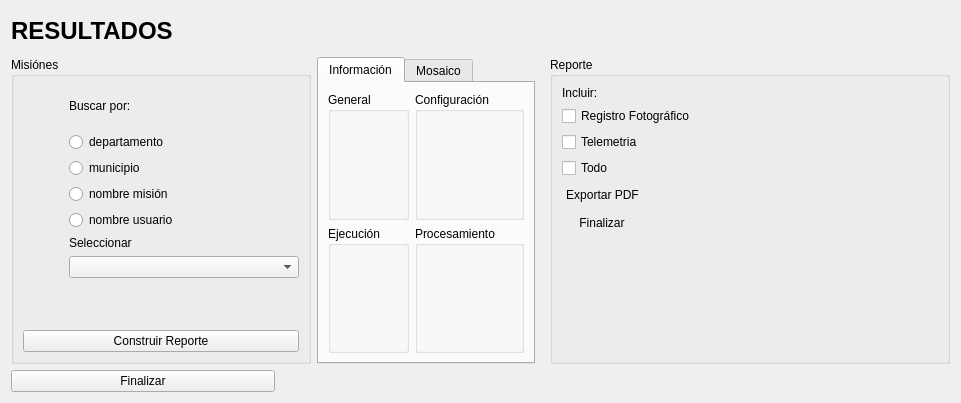
        <widget class="QWidget" name="page">
         <layout class="QGridLayout" name="gridLayout_80">
          <item row="2" column="1" colspan="2">
           <layout class="QHBoxLayout" name="horizontalLayout_5">
            <item>
             <widget class="QLabel" name="label_31">
              <property name="text">
               <string/>
              </property>
             </widget>
            </item>
            <item>
             <widget class="QLabel" name="label_35">
              <property name="maximumSize">
               <size>
                <width>40</width>
                <height>50</height>
               </size>
              </property>
              <property name="text">
               <string/>
              </property>
              <property name="pixmap">
               <pixmap resource="imagenes.qrc">:/uv/Imagenes/Univalle.svg</pixmap>
              </property>
              <property name="scaledContents">
               <bool>true</bool>
              </property>
             </widget>
            </item>
            <item>
             <widget class="QLabel" name="label_36">
              <property name="maximumSize">
               <size>
                <width>120</width>
                <height>50</height>
               </size>
              </property>
              <property name="text">
               <string/>
              </property>
              <property name="pixmap">
               <pixmap resource="imagenes.qrc">:/psi/Imagenes/PSI.svg</pixmap>
              </property>
              <property name="scaledContents">
               <bool>true</bool>
              </property>
             </widget>
            </item>
           </layout>
          </item>
          <item row="1" column="0" colspan="2">
           <widget class="QWidget" name="widget_2" native="true">
            <layout class="QGridLayout" name="gridLayout_81">
             <property name="leftMargin">
              <number>0</number>
             </property>
             <property name="topMargin">
              <number>0</number>
             </property>
             <property name="bottomMargin">
              <number>0</number>
             </property>
             <item row="1" column="0" rowspan="2">
              <widget class="QGroupBox" name="groupBox_63">
               <property name="minimumSize">
                <size>
                 <width>300</width>
                 <height>0</height>
                </size>
               </property>
               <property name="title">
                <string>Misiónes </string>
               </property>
               <layout class="QGridLayout" name="gridLayout_78">
                <item row="0" column="1" colspan="3">
                 <widget class="QLabel" name="label_136">
                  <property name="text">
                   <string>Buscar por:</string>
                  </property>
                 </widget>
                </item>
                <item row="3" column="1" colspan="3">
                 <widget class="QRadioButton" name="radioButton_32">
                  <property name="text">
                   <string>nombre misión</string>
                  </property>
                 </widget>
                </item>
                <item row="5" column="0">
                 <widget class="QLabel" name="label_137">
                  <property name="maximumSize">
                   <size>
                    <width>40</width>
                    <height>40</height>
                   </size>
                  </property>
                  <property name="text">
                   <string/>
                  </property>
                  <property name="pixmap">
                   <pixmap resource="imagenes.qrc">:/resultados/Imagenes/PackIconos/resultados/ic_cloud_download.png</pixmap>
                  </property>
                  <property name="scaledContents">
                   <bool>true</bool>
                  </property>
                 </widget>
                </item>
                <item row="9" column="2">
                 <spacer name="verticalSpacer_35">
                  <property name="orientation">
                   <enum>Qt::Vertical</enum>
                  </property>
                  <property name="sizeHint" stdset="0">
                   <size>
                    <width>20</width>
                    <height>40</height>
                   </size>
                  </property>
                 </spacer>
                </item>
                <item row="2" column="1" colspan="3">
                 <widget class="QRadioButton" name="radioButton_33">
                  <property name="text">
                   <string>municipio</string>
                  </property>
                 </widget>
                </item>
                <item row="1" column="1" colspan="3">
                 <widget class="QRadioButton" name="resulDepradioButton_2">
                  <property name="text">
                   <string>departamento</string>
                  </property>
                 </widget>
                </item>
                <item row="0" column="0">
                 <widget class="QLabel" name="label_138">
                  <property name="minimumSize">
                   <size>
                    <width>40</width>
                    <height>40</height>
                   </size>
                  </property>
                  <property name="maximumSize">
                   <size>
                    <width>40</width>
                    <height>40</height>
                   </size>
                  </property>
                  <property name="text">
                   <string/>
                  </property>
                  <property name="pixmap">
                   <pixmap resource="imagenes.qrc">:/resultados/Imagenes/PackIconos/resultados/ic_pageview.png</pixmap>
                  </property>
                  <property name="scaledContents">
                   <bool>true</bool>
                  </property>
                 </widget>
                </item>
                <item row="5" column="1" colspan="3">
                 <widget class="QLabel" name="label_139">
                  <property name="text">
                   <string>Seleccionar</string>
                  </property>
                 </widget>
                </item>
                <item row="4" column="1" colspan="3">
                 <widget class="QRadioButton" name="radioButton_35">
                  <property name="text">
                   <string>nombre usuario</string>
                  </property>
                 </widget>
                </item>
                <item row="7" column="1" colspan="3">
                 <widget class="QComboBox" name="comboBox_11"/>
                </item>
                <item row="10" column="0" colspan="4">
                 <widget class="QPushButton" name="pushButton_8">
                  <property name="text">
                   <string>Construir Reporte</string>
                  </property>
                  <property name="icon">
                   <iconset resource="imagenes.qrc">
                    <normaloff>:/resultados/Imagenes/PackIconos/resultados/ic_note_add.png</normaloff>:/resultados/Imagenes/PackIconos/resultados/ic_note_add.png</iconset>
                  </property>
                  <property name="iconSize">
                   <size>
                    <width>32</width>
                    <height>32</height>
                   </size>
                  </property>
                 </widget>
                </item>
                <item row="9" column="0" colspan="2">
                 <widget class="QWidget" name="widget" native="true"/>
                </item>
               </layout>
              </widget>
             </item>
             <item row="1" column="1" rowspan="2">
              <widget class="QTabWidget" name="tabWidget_7">
               <property name="currentIndex">
                <number>0</number>
               </property>
               <widget class="QWidget" name="tab_22">
                <attribute name="title">
                 <string>Información</string>
                </attribute>
                <layout class="QGridLayout" name="gridLayout_79">
                 <item row="1" column="2" colspan="2">
                  <widget class="QGroupBox" name="groupBox_64">
                   <property name="title">
                    <string>Procesamiento</string>
                   </property>
                  </widget>
                 </item>
                 <item row="0" column="0" colspan="2">
                  <widget class="QGroupBox" name="groupBox_65">
                   <property name="title">
                    <string>General</string>
                   </property>
                  </widget>
                 </item>
                 <item row="0" column="2" colspan="2">
                  <widget class="QGroupBox" name="groupBox_66">
                   <property name="title">
                    <string>Configuración</string>
                   </property>
                  </widget>
                 </item>
                 <item row="1" column="0" colspan="2">
                  <widget class="QGroupBox" name="groupBox_67">
                   <property name="title">
                    <string>Ejecución</string>
                   </property>
                  </widget>
                 </item>
                </layout>
               </widget>
               <widget class="QWidget" name="tab_23">
                <attribute name="title">
                 <string>Mosaico</string>
                </attribute>
               </widget>
              </widget>
             </item>
            </layout>
           </widget>
          </item>
          <item row="2" column="0">
           <widget class="QPushButton" name="pushButton_9">
            <property name="maximumSize">
             <size>
              <width>300</width>
              <height>16777215</height>
             </size>
            </property>
            <property name="text">
             <string>Finalizar</string>
            </property>
           </widget>
          </item>
          <item row="0" column="0" colspan="3">
           <widget class="QLabel" name="label_135">
            <property name="minimumSize">
             <size>
              <width>0</width>
              <height>40</height>
             </size>
            </property>
            <property name="maximumSize">
             <size>
              <width>16777215</width>
              <height>40</height>
             </size>
            </property>
            <property name="font">
             <font>
              <pointsize>18</pointsize>
              <weight>75</weight>
              <italic>false</italic>
              <bold>true</bold>
             </font>
            </property>
            <property name="text">
             <string>RESULTADOS</string>
            </property>
            <property name="alignment">
             <set>Qt::AlignLeading|Qt::AlignLeft|Qt::AlignVCenter</set>
            </property>
           </widget>
          </item>
          <item row="1" column="2">
           <widget class="QGroupBox" name="groupBox_68">
            <property name="minimumSize">
             <size>
              <width>400</width>
              <height>0</height>
             </size>
            </property>
            <property name="maximumSize">
             <size>
              <width>400</width>
              <height>16777215</height>
             </size>
            </property>
            <property name="title">
             <string>Reporte</string>
            </property>
            <layout class="QFormLayout" name="formLayout">
             <item row="0" column="0">
              <widget class="QLabel" name="label_140">
               <property name="text">
                <string>Incluir:</string>
               </property>
              </widget>
             </item>
             <item row="1" column="0">
              <widget class="QCheckBox" name="checkBox_2">
               <property name="text">
                <string>Registro Fotográfico</string>
               </property>
              </widget>
             </item>
             <item row="2" column="0">
              <widget class="QCheckBox" name="checkBox_36">
               <property name="text">
                <string>Telemetria</string>
               </property>
               <attribute name="buttonGroup">
                <string notr="true">buttonGroup_3</string>
               </attribute>
              </widget>
             </item>
             <item row="3" column="0">
              <widget class="QCheckBox" name="checkBox_34">
               <property name="text">
                <string>Todo</string>
               </property>
               <attribute name="buttonGroup">
                <string notr="true">buttonGroup_3</string>
               </attribute>
              </widget>
             </item>
             <item row="4" column="0">
              <widget class="QPushButton" name="pushButton_10">
               <property name="sizePolicy">
                <sizepolicy hsizetype="Minimum" vsizetype="Fixed">
                 <horstretch>1</horstretch>
                 <verstretch>0</verstretch>
                </sizepolicy>
               </property>
               <property name="layoutDirection">
                <enum>Qt::LeftToRight</enum>
               </property>
               <property name="text">
                <string>Exportar PDF</string>
               </property>
               <property name="icon">
                <iconset resource="imagenes.qrc">
                 <normaloff>:/resultados/Imagenes/PackIconos/resultados/ic_archive.png</normaloff>:/resultados/Imagenes/PackIconos/resultados/ic_archive.png</iconset>
               </property>
               <property name="iconSize">
                <size>
                 <width>32</width>
                 <height>32</height>
                </size>
               </property>
               <property name="flat">
                <bool>true</bool>
               </property>
              </widget>
             </item>
             <item row="5" column="0">
              <widget class="QPushButton" name="pushButton_11">
               <property name="text">
                <string>Finalizar</string>
               </property>
               <property name="icon">
                <iconset resource="imagenes.qrc">
                 <normaloff>:/incio/Imagenes/PackIconos/inicio/ic_home_blue.png</normaloff>:/incio/Imagenes/PackIconos/inicio/ic_home_blue.png</iconset>
               </property>
               <property name="iconSize">
                <size>
                 <width>32</width>
                 <height>32</height>
                </size>
               </property>
               <property name="flat">
                <bool>true</bool>
               </property>
              </widget>
             </item>
            </layout>
           </widget>
          </item>
         </layout>
         <zorder>widget_2</zorder>
         <zorder>groupBox_68</zorder>
         <zorder></zorder>
         <zorder>pushButton_9</zorder>
         <zorder>label_135</zorder>
        </widget>
